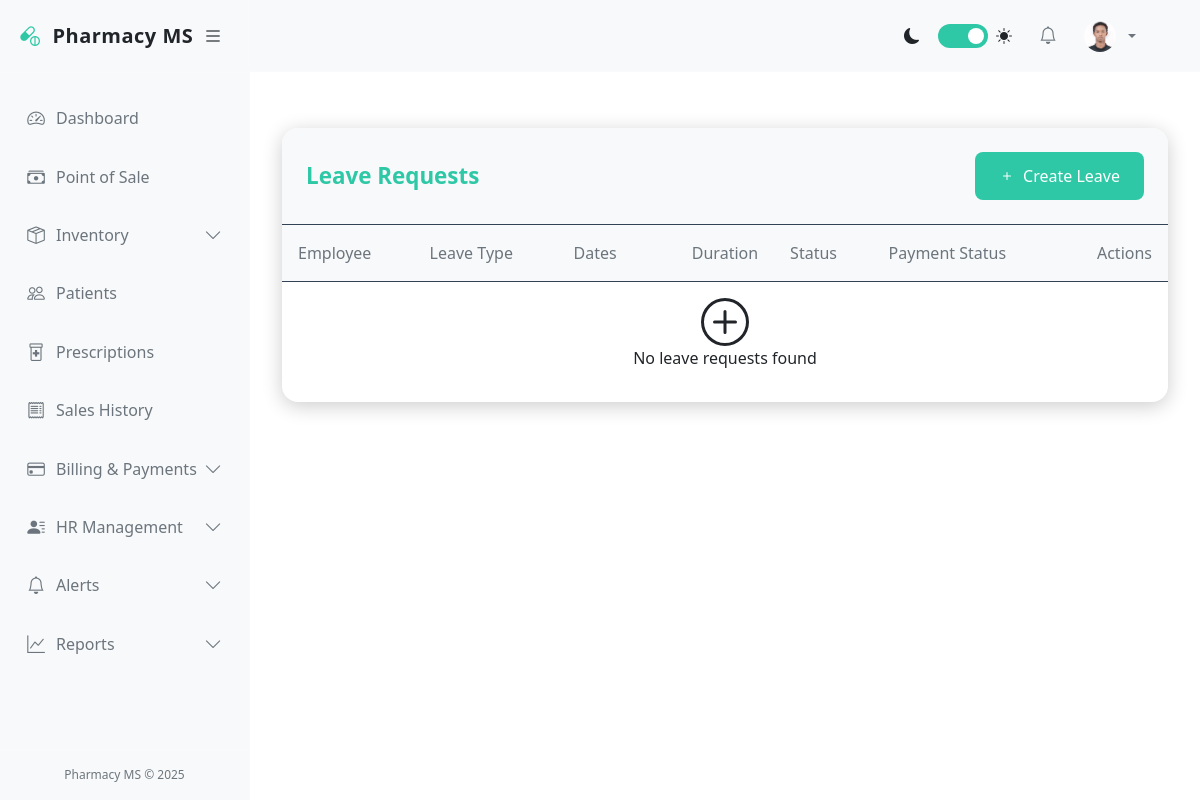
Before: /accounts/leaves/ (signed in) with the older database file.
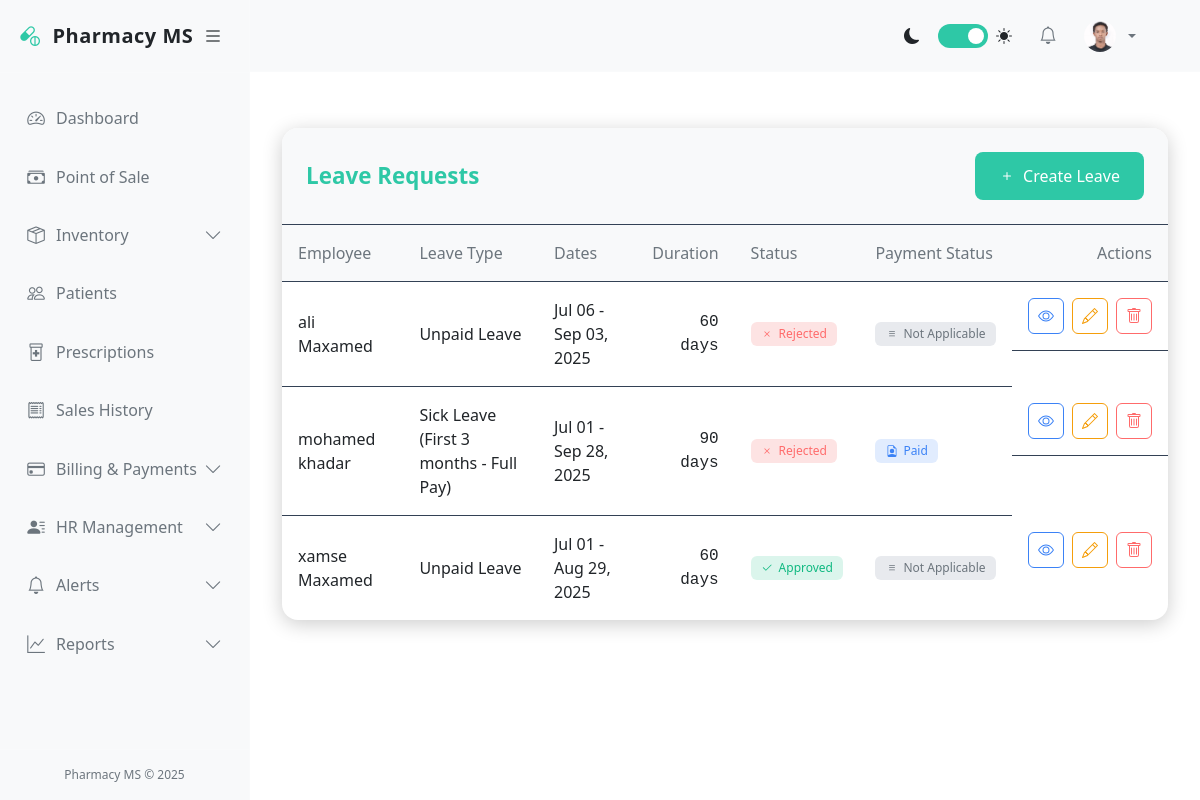
After: the same page with the newer database file.
### accounts/models.py (models this page shows, shortened)
class Leave(models.Model):
    LEAVE_TYPES = (
        ('annual', 'Annual Leave (30 days)'),
        ('sick_1', 'Sick Leave (First 3 months - Full Pay)'),
        ('sick_2', 'Sick Leave (Next 3 months - Half Pay)'),
        ('maternity', 'Maternity Leave (4 months)'),
        ('maternity_miscarriage_9', 'Maternity Leave (90 days - 9th month miscarriage)'),
        ('maternity_miscarriage_6_8', 'Maternity Leave (60 days - 6-8 month miscarriage)'),
        ('maternity_miscarriage_3_5', 'Maternity Leave (30 days - 3-5 month miscarriage)'),
        ('family', 'Family Responsibility Leave (3-7 days)'),
        ('unpaid', 'Unpaid Leave'),
        ('compensatory', 'Compensatory Leave'),
    )
    STATUS_CHOICES = (
        ('pending', 'Pending'),
        ('approved', 'Approved'),
        ('rejected', 'Rejected'),
    )
    PAYMENT_STATUS_CHOICES = (
        ('pending', 'Pending Payment'),
        ('paid', 'Paid'),
        ('not_applicable', 'Not Applicable'),
    )
    employee = models.ForeignKey(User, on_delete=models.CASCADE, related_name='leaves')
    leave_type = models.CharField(max_length=30, choices=LEAVE_TYPES)
    start_date = models.DateField()
    end_date = models.DateField()
    reason = models.TextField()
    status = models.CharField(max_length=10, choices=STATUS_CHOICES, default='pending')
    payment_status = models.CharField(
        max_length=15,
        choices=PAYMENT_STATUS_CHOICES,
        default='pending'
    )
    medical_certificate = models.FileField(upload_to='medical_certificates/', blank=True, null=True)
    applied_on = models.DateField(auto_now_add=True)
    approved_by = models.ForeignKey(
        User,
        on_delete=models.SET_NULL,
        null=True,
        blank=True,
        related_name='approved_leaves'
    )
    approved_on = models.DateField(null=True, blank=True)
    payroll = models.ForeignKey(
        Payroll,
        on_delete=models.SET_NULL,
        null=True,
        blank=True,
        related_name='leaves'
    )
    comments = models.TextField(blank=True, null=True)
    class Meta:
        ordering = ['-applied_on']
        verbose_name_plural = 'Leaves'
    @property
    def duration(self):
        return (self.end_date - self.start_date).days + 1

class User(AbstractUser):
    GENDER_CHOICES = (
        ('M', 'Male'),
        ('F', 'Female'),
        ('O', 'Other'),
    )
    ROLES = (
        ('admin', 'Administrator'),
        ('pharmacist', 'Pharmacist'),
        ('cashier', 'Cashier'),
        ('manager', 'Manager'),
        ('staff', 'Staff'),
    )
    role = models.CharField(max_length=20, choices=ROLES, default='staff')
    gender = models.CharField(max_length=1, choices=GENDER_CHOICES, blank=True, null=True)
    phone = models.CharField(max_length=20, blank=True, null=True)
    address = models.TextField(blank=True, null=True)
    date_of_birth = models.DateField(blank=True, null=True)
    hire_date = models.DateField(blank=True, null=True)
    profile_picture = models.ImageField(upload_to='profile_pics/', blank=True, null=True)
    is_active = models.BooleanField(default=True)

### accounts/views.py (the view)
# urls.py: path('leaves/', views.leave_list, name='leave_list'),
@login_required
def leave_list(request):
    if request.user.role == 'admin':
        leaves = Leave.objects.all()
    else:
        leaves = Leave.objects.filter(employee=request.user)
    return render(request, 'accounts/leave_list.html', {'leaves': leaves})

### pharmacy/templates/accounts/leave_list.html (shortened to what the changed rows need)
{% extends 'base.html' %}
{% block content %}
<div class="leave-container">
    <div class="leave-header">
        <h1 class="leave-title">Leave Requests</h1>
    </div>
    <div class="table-responsive">
        <table class="leave-table">
            <thead>
                <tr>
                    <th>Employee</th>
                    <th>Leave Type</th>
                    <th>Dates</th>
                    <th class="text-end">Duration</th>
                    <th>Status</th>
                    <th>Payment Status</th>
                    <th class="text-end">Actions</th>
                </tr>
            </thead>
            <tbody>
                {% for leave in leaves %}
                <tr>
                    <td data-label="Employee">{{ leave.employee.get_full_name }}</td>
                    <td data-label="Leave Type">{{ leave.get_leave_type_display }}</td>
                    <td data-label="Dates">
                        {{ leave.start_date|date:"M d" }} - {{ leave.end_date|date:"M d, Y" }}
                    </td>
                    <td class="text-end duration" data-label="Duration">
                        {{ leave.duration }} day{{ leave.duration|pluralize }}
                    </td>
                    <td data-label="Status">
                        {% if leave.status == 'approved' %}
                        <span class="badge badge-approved">
                            <svg xmlns="http://www.w3.org/2000/svg" width="12" height="12" fill="currentColor" viewBox="0 0 16 16">
                                <path d="M13.854 3.646a.5.5 0 0 1 0 .708l-7 7a.5.5 0 0 1-.708 0l-3.5-3.5a.5.5 0 1 1 .708-.708L6.5 10.293l6.646-6.647a.5.5 0 0 1 .708 0z"/>
                            </svg>
                            {{ leave.get_status_display }}
                        </span>
                        {% elif leave.status == 'rejected' %}
                        <span class="badge badge-rejected">
                            <svg xmlns="http://www.w3.org/2000/svg" width="12" height="12" fill="currentColor" viewBox="0 0 16 16">
                                <path d="M4.646 4.646a.5.5 0 0 1 .708 0L8 7.293l2.646-2.647a.5.5 0 0 1 .708.708L8.707 8l2.647 2.646a.5.5 0 0 1-.708.708L8 8.707l-2.646 2.647a.5.5 0 0 1-.708-.708L7.293 8 4.646 5.354a.5.5 0 0 1 0-.708z"/>
                            </svg>
                            {{ leave.get_status_display }}
                        </span>
                        {% endif %}
                    </td>
                    <td data-label="Payment Status">
                        {% if leave.payment_status == 'paid' %}
                        <span class="badge badge-paid">
                            <svg xmlns="http://www.w3.org/2000/svg" width="12" height="12" fill="currentColor" viewBox="0 0 16 16">
                                <path d="M11 8a3 3 0 1 1-6 0 3 3 0 0 1 6 0z"/>
                                <path d="M14 14V4.5L9.5 0H4a2 2 0 0 0-2 2v12a2 2 0 0 0 2 2h8a2 2 0 0 0 2-2zM9.5 3A1.5 1.5 0 0 0 11 4.5h2v9.255S12 12 8 12s-5 1.755-5 1.755V2a1 1 0 0 1 1-1h5.5v2z"/>
                            </svg>
                            {{ leave.get_payment_status_display }}
                        </span>
                        {% else %}
                        <span class="badge badge-not-applicable">
                            <svg xmlns="http://www.w3.org/2000/svg" width="12" height="12" fill="currentColor" viewBox="0 0 16 16">
                                <path d="M4 10.5a.5.5 0 0 1 .5-.5h7a.5.5 0 0 1 0 1h-7a.5.5 0 0 1-.5-.5zm0-3a.5.5 0 0 1 .5-.5h7a.5.5 0 0 1 0 1h-7a.5.5 0 0 1-.5-.5zm0-3a.5.5 0 0 1 .5-.5h7a.5.5 0 0 1 0 1h-7a.5.5 0 0 1-.5-.5z"/>
                            </svg>
                            {{ leave.get_payment_status_display }}
                        </span>
                        {% endif %}
                    </td>
                    <td class="table-actions" data-label="Actions">
                        <a href="{% url 'leave_detail' leave.pk %}" class="btn btn-sm btn-view" title="View">
                        </a>
                        {% if leave.status == 'pending' and user == leave.employee or user.role == 'admin' %}
                        <a href="{% url 'leave_update' leave.pk %}" class="btn btn-sm btn-edit" title="Edit">
                        </a>
                        <a href="{% url 'leave_delete' leave.pk %}" class="btn btn-sm btn-delete" title="Delete">
                        </a>
                        {% endif %}
                    </td>
                </tr>
                {% empty %}
                <tr>
                    <td colspan="7" class="empty-state">
                        <svg xmlns="http://www.w3.org/2000/svg" width="48" height="48" fill="currentColor" viewBox="0 0 16 16">
                            <path d="M8 15A7 7 0 1 1 8 1a7 7 0 0 1 0 14zm0 1A8 8 0 1 0 8 0a8 8 0 0 0 0 16z"/>
                            <path d="M8 4a.5.5 0 0 1 .5.5v3h3a.5.5 0 0 1 0 1h-3v3a.5.5 0 0 1-1 0v-3h-3a.5.5 0 0 1 0-1h3v-3A.5.5 0 0 1 8 4z"/>
                        </svg>
                        <p>No leave requests found</p>
                    </td>
                </tr>
                {% endfor %}
            </tbody>
        </table>
    </div>
</div>
{% endblock %}

Changed rows visible on the page:
added Leave: employee.get_full_name "ali Maxamed", leave_type "Unpaid Leave", start_date "Jul 06", end_date "Sep 03, 2025", duration "60", status "Rejected", payment_status "Not Applicable"
added Leave: employee.get_full_name "mohamed khadar", leave_type "Sick Leave (First 3 months - Full Pay)", start_date "Jul 01", end_date "Sep 28, 2025", duration "90", status "Rejected", payment_status "Paid"
added Leave: employee.get_full_name "xamse Maxamed", leave_type "Unpaid Leave", start_date "Jul 01", end_date "Aug 29, 2025", duration "60", status "Approved", payment_status "Not Applicable"
Other visible differences:
text no longer shown: "No leave requests found"
